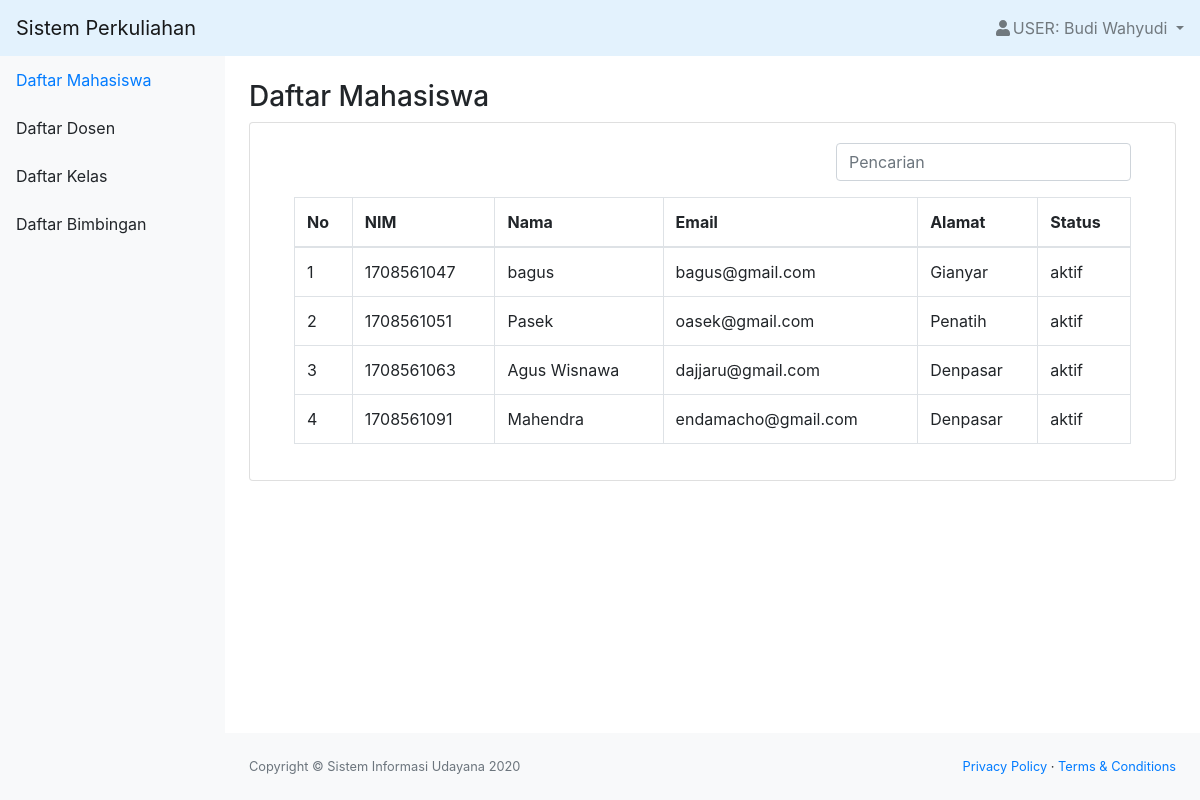
The app's page /mahasiswa.php (signed in), older data.
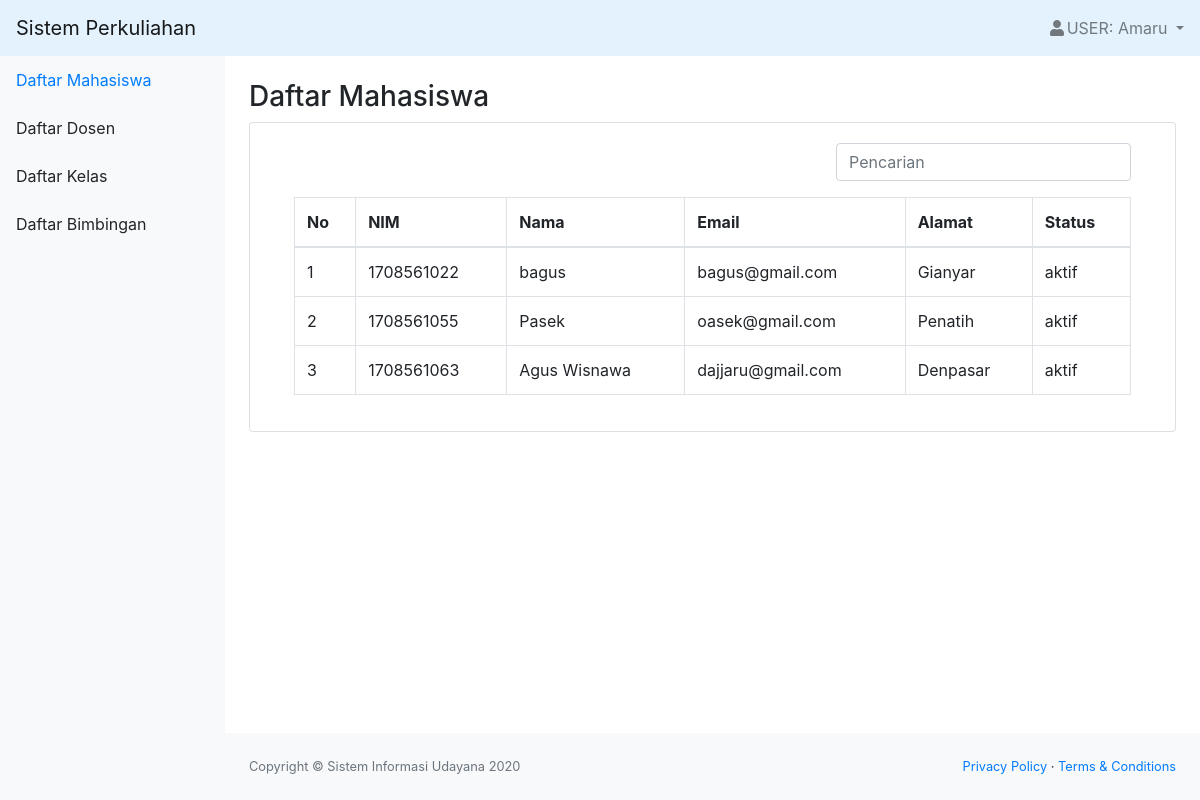
The same page, newer data.
### tables this page shows
CREATE TABLE `mahasiswa` (
  `id_mahasiswa` int(11) NOT NULL,
  `role` char(1) NOT NULL,
  `nim` char(10) NOT NULL,
  `nama` varchar(50) NOT NULL,
  `email` varchar(50) NOT NULL,
  `alamat` varchar(50) NOT NULL,
  `tanggal_lahir` date NOT NULL,
  `status` varchar(20) NOT NULL,
  `password` varchar(300) NOT NULL
);

### mahasiswa.php (the view, shortened to what this page needs)
<?php
    include "function.php";
    $queryMahasiswa = mysqli_query($koneksi, "SELECT * FROM mahasiswa ORDER BY nim asc");
    $nama = $_SESSION['nama'];
?>
<!DOCTYPE html>
<html lang="en">
    <head>
        <link href="css/styles.css" rel="stylesheet" />
        <link href="https://cdn.datatables.net/1.10.20/css/dataTables.bootstrap4.min.css" rel="stylesheet" />
    </head>
    <body class="sb-nav-fixed">
        <nav class="sb-topnav navbar navbar-light" style="background-color: #e3f2fd;">
            <a class="navbar-brand" href="index.php">Sistem Perkuliahan</a>
            <ul class="navbar-nav ml-auto">
                <li class="nav-item dropdown">
                    <a class="nav-link dropdown-toggle" id="userDropdown" href="#" role="button" data-toggle="dropdown" aria-haspopup="true" aria-expanded="false"><i class="fas fa-user fa-fw"></i>USER: <?= $nama; ?> </a>
                </li>
            </ul>
        </nav>
        <div id="layoutSidenav">
            <div id="layoutSidenav_nav">
                <nav class="sb-sidenav accordion sb-sidenav-light" id="sidenavAccordion">
                    <div class="sb-sidenav-menu">
                        <div class="nav">
                            <a class="nav-link active" href="mahasiswa.php">Daftar Mahasiswa</a>
                            <a class="nav-link" href="dosen.php">Daftar Dosen</a>
                            <a class="nav-link" href="kelas.php">Daftar Kelas</a>
                            <a class="nav-link" href="bimbingan.php">Daftar Bimbingan</a>
                        </div>
                    </div>
                </nav>
            </div>
            <div id="layoutSidenav_content">
                <main>
                    <div class="container-fluid">
                        <h3 class="mt-4">Daftar Mahasiswa</h3>
                        <div class="card mb-4">
                            <div class="card-body">
                                <div class="table-responsive">
                                    <form action="" method="POST" >
                                        <input class="form-control col-sm-4 mb-3 ml-auto mr-4 keyword" type="text" placeholder="Pencarian" aria-label="Search" name="keyword" autofocus autocomplete="off">
                                    </form>
                                    <div class="container">
                                        <table class="table table-bordered" id="dataTable" width="100%" cellspacing="0">
                                            <thead>
                                                <tr>
                                                    <th class="col-sm-auto">No</th>
                                                    <th class="col-sm-auto">NIM</th>
                                                    <th class="col-sm-auto">Nama</th>
                                                    <th class="col-sm-auto">Email</th>
                                                    <th class="col-sm-auto">Alamat</th>
                                                    <th class="col-sm-auto">Status</th>
                                                </tr>
                                            </thead>
                                            <?php $i=1;
                                            foreach ($queryMahasiswa as $data) : ?>
                                                <tr>
                                                    <td><?= $i++; ?></td>
                                                    <td><?= $data['nim']; ?></td>
                                                    <td><?= $data['nama']; ?></td>
                                                    <td><?= $data['email']; ?></td>
                                                    <td><?= $data['alamat']; ?></td>
                                                    <td><?= $data['status']; ?></td>
                                                </tr>
                                                <?php endforeach; ?>
                                        </table>
                                    </div>
                                </div>
                            </div>
                        </div>
                    </div>
                </main>
                <footer class="py-4 bg-light mt-auto">
                    <div class="container-fluid">
                        <div class="d-flex align-items-center justify-content-between small">
                            <div class="text-muted">Copyright &copy; Sistem Informasi Udayana 2020</div>
                            <div>
                                <a href="#">Privacy Policy</a>
                                &middot;
                                <a href="#">Terms &amp; Conditions</a>
                            </div>
                        </div>
                    </div>
                </footer>
            </div>
        </div>
    </body>
</html>

Row changes from the older to the newer data that the page shows:
removed mahasiswa: nim "1708561091", nama "Mahendra", email "endamacho@gmail.com", alamat "Denpasar", status "aktif"
changed mahasiswa "bagus": nim "1708561047" → "1708561022"
changed mahasiswa "Pasek": nim "1708561051" → "1708561055"
Text that changed along with them:
$nama: "Budi Wahyudi" → "Amaru"
